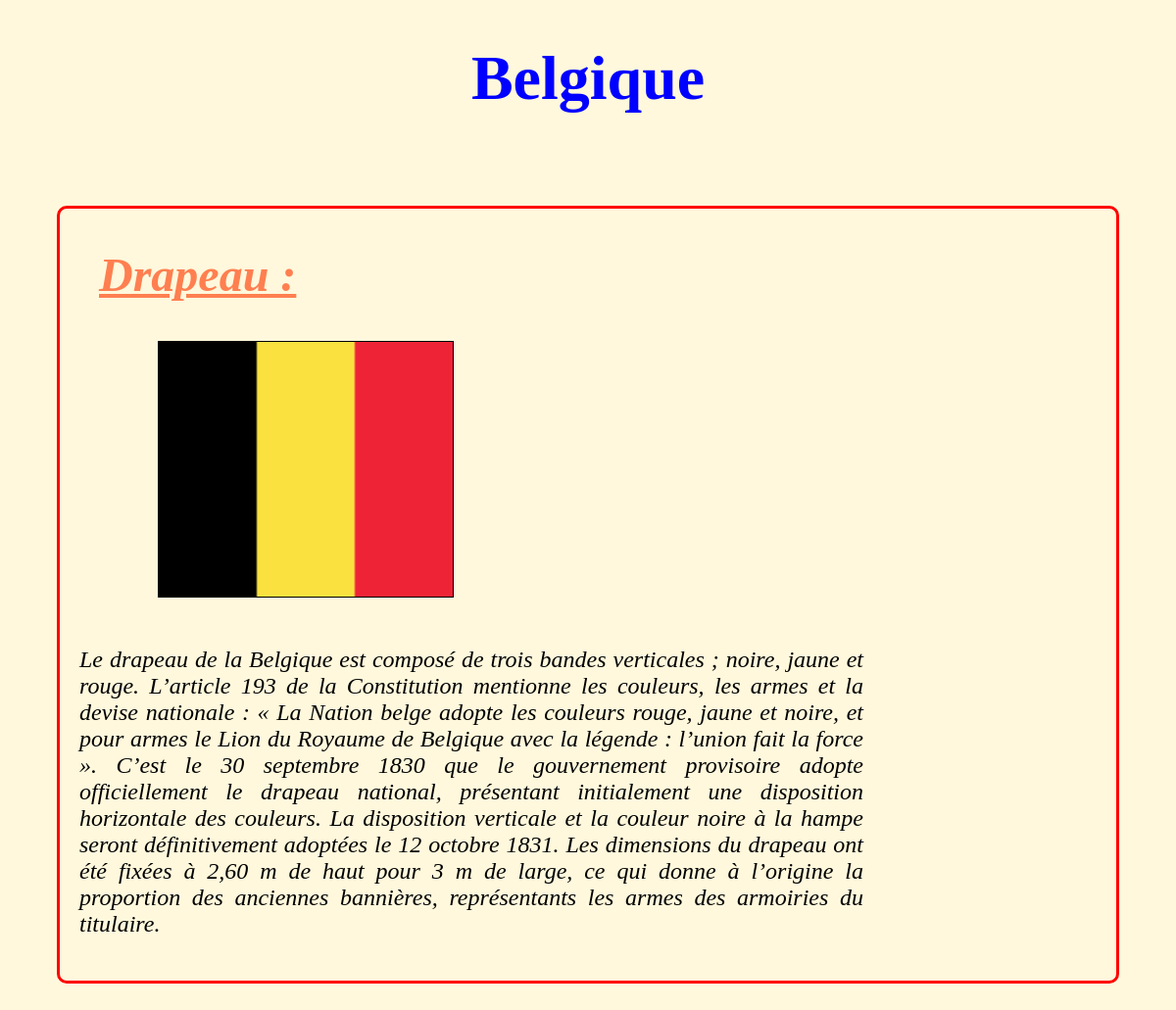
/pagePaysDetails.php?id=2, run on the app's committed database.
### tables this page shows
CREATE TABLE `pays` (
  `idPays` int(10) UNSIGNED NOT NULL,
  `nom` varchar(50) DEFAULT NULL,
  `idDrapeau` int(10) UNSIGNED NOT NULL DEFAULT '0',
  `idPaysDecr` int(10) UNSIGNED NOT NULL DEFAULT '0',
  `idGeo` int(10) UNSIGNED NOT NULL DEFAULT '0'
);

CREATE TABLE `drapeau` (
  `idDrapeau` int(10) UNSIGNED NOT NULL,
  `imgDrapeau` varchar(100) DEFAULT NULL,
  `descriptif` text
);

### getDetailsPays.php (called while the page is built)
<?php
if(isset($_GET['id']) && !empty($_GET['id'])){
    require_once 'bddConfig.php';
    $id = intval($_GET['id']);
    $listePaysEurope = $bdd->prepare(""
            . "SELECT "
            . "pays.nom, "
            . "drapeau.imgDrapeau, "
            . "drapeau.descriptif "
            . "FROM pays, drapeau "
            . "WHERE pays.idDrapeau = ?"
            . "AND drapeau.idDrapeau = ?"
            );
    $listePaysEurope->execute(array($id, $id));
    $detailPays = $listePaysEurope->fetch();
}else{
}

### pagePaysDetails.php (the view, shortened to what this page needs)
<?php require_once 'getDetailsPays.php'; ?>
<!DOCTYPE html>
<html>
    <head>
        <link href="css/styleEurope.css" rel="stylesheet" type="text/css"/>
    </head>
    <body>
        <h1><?php echo $detailPays['nom']; ?></h1>
        <div id="divDrapeau">
            <?php if(isset($_GET['id']) && !empty($_GET['id'])){ ?>
            <h2>Drapeau :</h2>
            <img src="img/drapeaux_150px/<?php echo $detailPays['imgDrapeau']; ?>">
            <p><?php echo $detailPays['descriptif']; ?></p>
            <?php }else { ?>
            <h2>Désolé cette page n'exite pas</h2>
            <?php } ?>
        </div>
    </body>
</html>

### css/styleEurope.css (style rules this page uses)
body { background-color: cornsilk; font-family: Times new roman, Arial, Verdana, sans-serif; }
h1 { font-size: 4em; font-weight: bold; text-align: center; color: blue; }
#divDrapeau { border: red 3px solid; border-radius: 10px; margin: 50px; padding: 20px; font-size: 1.5em; font-style: italic; float: left; display: inline-block; }
#divDrapeau h2 { font-size: 2em; font-weight: bold; color: coral; text-decoration: underline; text-align: left; padding-left: 20px; margin-top: 20px; }
#divDrapeau img { margin-left: 80px; margin-right: 20px; margin-bottom: 20px; width: 300px; border: black 1px solid; }
p { text-align: justify; display: inline-block; width: 800px; }

### data on the page
pays: nom "Belgique", idDrapeau.imgDrapeau (picture), idDrapeau.descriptif "Le drapeau de la Belgique est composé de trois bandes verticales ; noire, jaune et rouge. L’article 193 de la Constitution mentionne les couleurs, les armes et la devise nationale : « La Nation belge adopte les couleurs rouge, jaune et noire, et pour armes le Lion du Royaume de Belgique avec la légende : l’union fait la force ». C’est le 30 septembre 1830 que le gouvernement provisoire adopte officiellement le drapeau national, présentant initialement une disposition horizontale des couleurs. La disposition verticale et la couleur noire à la hampe seront définitivement adoptées le 12 octobre 1831. Les dimensions du drapeau ont été fixées à 2,60 m de haut pour 3 m de large, ce qui donne à…"
